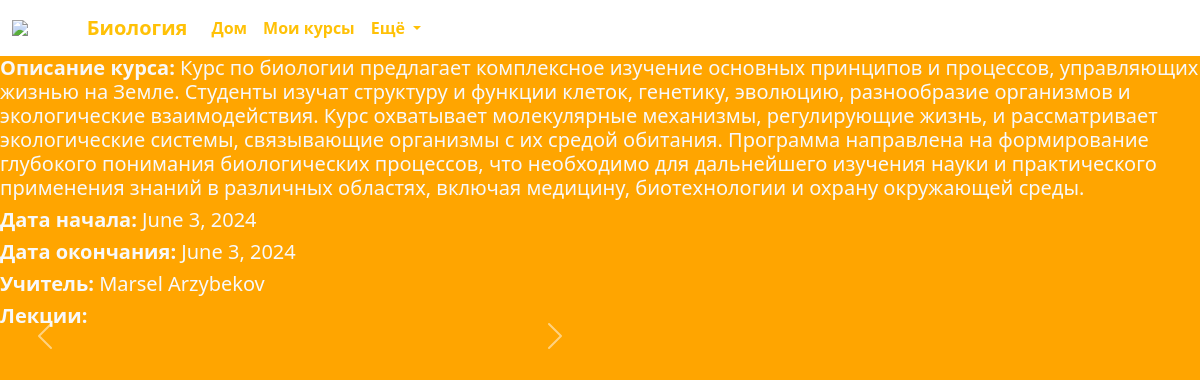
/courses/1/ (signed in), run on the app's committed database.
### main/models.py (models this page shows)
class Course(models.Model):
    title = models.CharField('Название:', max_length=20)
    description = models.TextField('Описание:')
    start_date = models.DateField('Дата начала:')
    end_date = models.DateField("Дата окончания:")
    teachers = models.ForeignKey(User, related_name='teachers', on_delete=models.CASCADE)

### main/views.py (the view)
# urls.py: path('courses/<int:pk>/', views.course_detail, name='detail'),
@login_required(login_url='unauthenticated')
def course_detail(request, pk):
    course = Course.objects.get(id=pk)
    lecture = Lecture.objects.filter(course=course)
    return render(request, 'lectures/detail.html', {'course': course, 'lecture': lecture})

### template/lectures/detail.html (shortened to what this page needs)
{% load static %}
<!DOCTYPE html>
<html lang="ru">
<head>
    <link href="https://cdn.jsdelivr.net/npm/bootstrap@5.3.3/dist/css/bootstrap.min.css" rel="stylesheet">
</head>
<body>
   <header>
       <nav class="navbar navbar-expand-lg bg-white">
  <div class="container-fluid">
      <img class="navbar-brand" src="https://img.freepik.com/free-vector/hand-drawn-high-school-logo-design_23-2149667303.jpg?size=338&ext=jpg&ga=GA1.1.1518270500.1717372800&semt=ais_user" style="width: 5%">
      <a class="navbar-brand text-warning" href="#"><strong>{{ course.title }}</strong></a>
    <div class="collapse navbar-collapse" id="navbarNavDropdown">
      <ul class="navbar-nav">
        <li class="nav-item">
          <a class="nav-link text-warning" href="{% url 'main' %}"><strong>Дом</strong></a>
        </li>
          {% if user.status == teacher %}
        <li class="nav-item">
          <a class="nav-link text-warning" href="#"><strong>Мои курсы</strong></a>
        </li>
          {% endif %}
        <li class="nav-item dropdown">
          <a class="nav-link dropdown-toggle text-warning" href="#" role="button" data-bs-toggle="dropdown" aria-expanded="false"><strong>
            Eщё
          </strong></a>
        </li>
      </ul>
    </div>
  </div>
</nav>
   </header>
   <h5 class="mb-2 text-light"><strong>Описание курса:</strong> {{ course.description }}</h5>
   <h5 class="mb-2 text-light "><strong>Дата начала:</strong> {{ course.start_date }}</h5>
   <h5 class="mb-2 text-light"><strong>Дата окончания:</strong> {{ course.end_date }}</h5>
<h5 class="mb-2 text-light"><strong>Учитель:</strong> {{ course.teachers.last_name }} {{ course.teachers.first_name }}</h5>
<h5 class="mb-2 text-light"><STRONG>Лекции:</STRONG></h5>
<div id="carouselExampleIndicators" class="carousel slide" style="width: 50%">
  <button class="carousel-control-prev" type="button" data-bs-target="#carouselExampleIndicators" data-bs-slide="prev">
    <span class="carousel-control-prev-icon" aria-hidden="true"></span>
  </button>
  <button class="carousel-control-next" type="button" data-bs-target="#carouselExampleIndicators" data-bs-slide="next">
    <span class="carousel-control-next-icon" aria-hidden="true"></span>
  </button>
</div>
</body>
</html>

### template/lectures/detail.html (style rules this page uses)
body { background: orange; }

### data on the page
Course: title "Биология", description "Курс по биологии предлагает комплексное изучение основных принципов и процессов, управляющих жизнью на Земле. Студенты изучат структуру и функции клеток, генетику, эволюцию, разнообразие организмов и экологические взаимодействия. Курс охватывает молекулярные механизмы, регулирующие жизнь, и рассматривает экологические системы, связывающие организмы с их средой обитания. Программа направлена на формирование глубокого понимания биологических процессов, что необходимо для дальнейшего изучения науки и практического применения знаний в различных областях, включая медицину, биотехнологии и охрану окружающей среды.", start_date "June 3, 2024", end_date "June 3, 2024", teachers.last_name "Marsel", teachers.first_name "Arzybekov"
